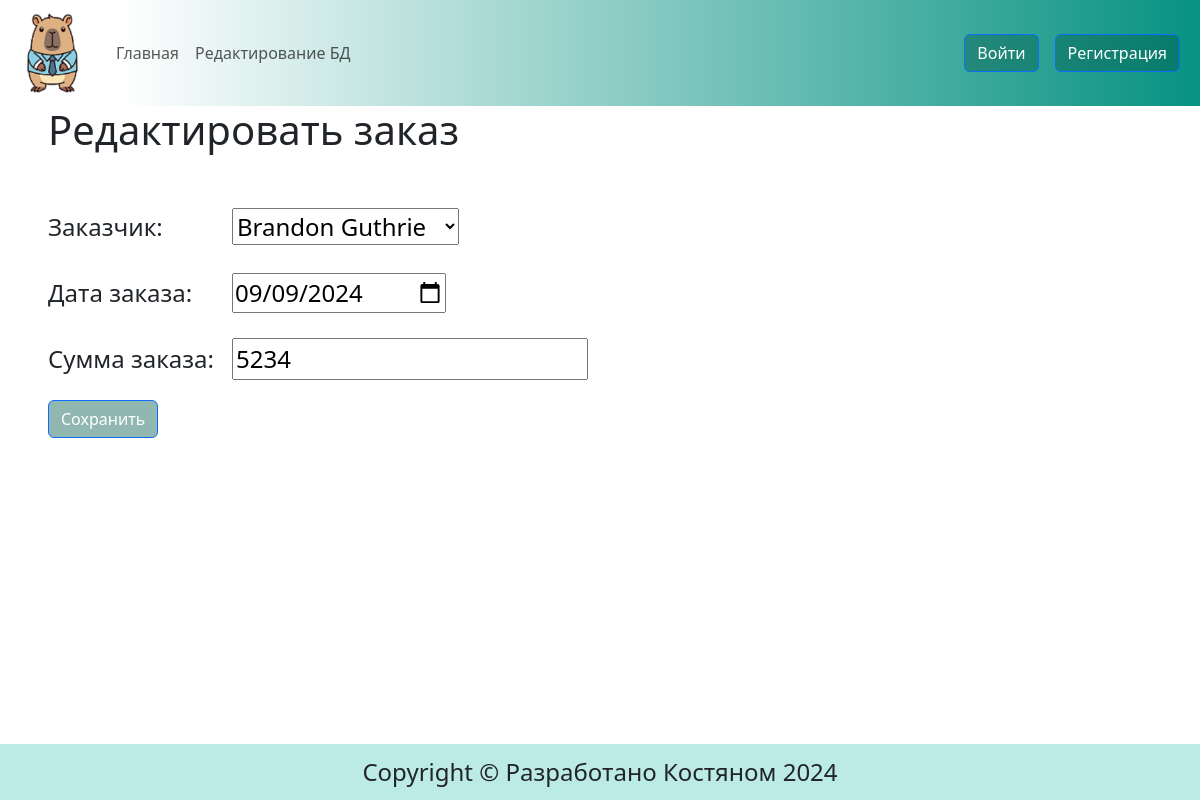
Screenshot of /edit/169/ with the database file from the repository.
### main/models.py (models this page shows, shortened)
class Order(models.Model):
    client = models.ForeignKey(Client, on_delete=models.DO_NOTHING, verbose_name='Заказчик')
    order_date = models.DateField(verbose_name="дата заказа")
    amount = models.IntegerField(null=False, verbose_name="сумма заказа")
    class Meta:
        db_table = "order"  # Имя таблицы в БД
        verbose_name = "Заказ"
        verbose_name_plural = "Заказы"
        ordering = ['-order_date']
        indexes = [
            models.Index(fields=['-order_date']),
        ]

### main/views.py (the view)
# urls.py: path('edit/<int:pk>/', views.UpdateOrder.as_view(), name='edit'),
class UpdateOrder(UpdateView):
    form_class = EditdOrderForm
    template_name = "main/add_order.html"
    success_url = reverse_lazy("main:orders")
    extra_context = {
        "title": "Редактировать",
        "content": "Редактировать заказ",
        "button": "Сохранить"
    }
    def get_queryset(self):
        return Order.objects.all()

### main/forms.py
class AddOrderForm(forms.ModelForm):
    client = forms.ModelChoiceField(label="Заказчик", empty_label="Выберите заказчика", queryset=Client.objects.all(), required=True)
    amount = forms.IntegerField(label="Сумма заказа", min_value=1, required=True)
    class Meta:
        model = Order
        fields = ['client', 'order_date', 'amount']
        widgets = {
            'order_date': forms.DateInput(attrs={'type':'date'})
        }

class EditdOrderForm(forms.ModelForm):
    amount = forms.IntegerField(label="Сумма заказа", min_value=1, required=True)
    class Meta:
        model = Order
        fields = ['client', 'order_date', 'amount']
        widgets = {
            'order_date': forms.DateInput(format='%Y-%m-%d', attrs={'type':'date'})
        }

### main/context_processors.py (called while the page is built)
def edit_form_context(request):
    add_order_form = AddOrderForm()
    return {'add_order_form': add_order_form,}

### main/models.py (called while the page is built)
    def __str__(self):
        return str(self.fullname)

### main/templates/main/add_order.html (shortened to what this page needs)
{% extends 'base.html' %} {% load static %}
{% block content %}
<div class="mx-5">
    <h1>{{ content }}</h1>
</div>
<div class="my-5">
    <form action="" method="post">
        <div class="mx-5 bg-3 row">
            {% for f in form %}
            <p class="p-0">
                <label class="col-sm-2 col-form-label" for="{{ f.id_for_label }}">{{f.label}}: </label>{{ f }}
            </p>
            {% endfor %}
        </div>
        <button type="submit" class="mx-5 btn btn-primary">{{button}}</button>
    </form>
</div>
{% endblock  %}

### main/static/main/css/styles.css (style rules this page uses)
p, pre { font-size: clamp(0.75rem, 0.25rem + 2vw, 1.5rem); }
.btn-primary { background-color: rgba(4, 95, 78, 0.441); }
html, body { height: 100%; }
.wrapper { min-height: 100%; display: flex; flex-direction: column; }

### rows the page displays
Order: form "Brandon Guthrie" "09/09/2024" "5234"

### other values shown
{{ content }} "Редактировать заказ"
{{ f.label }} "Заказчик" "Дата заказа" "Сумма заказа"
{{ button }} "Сохранить"
